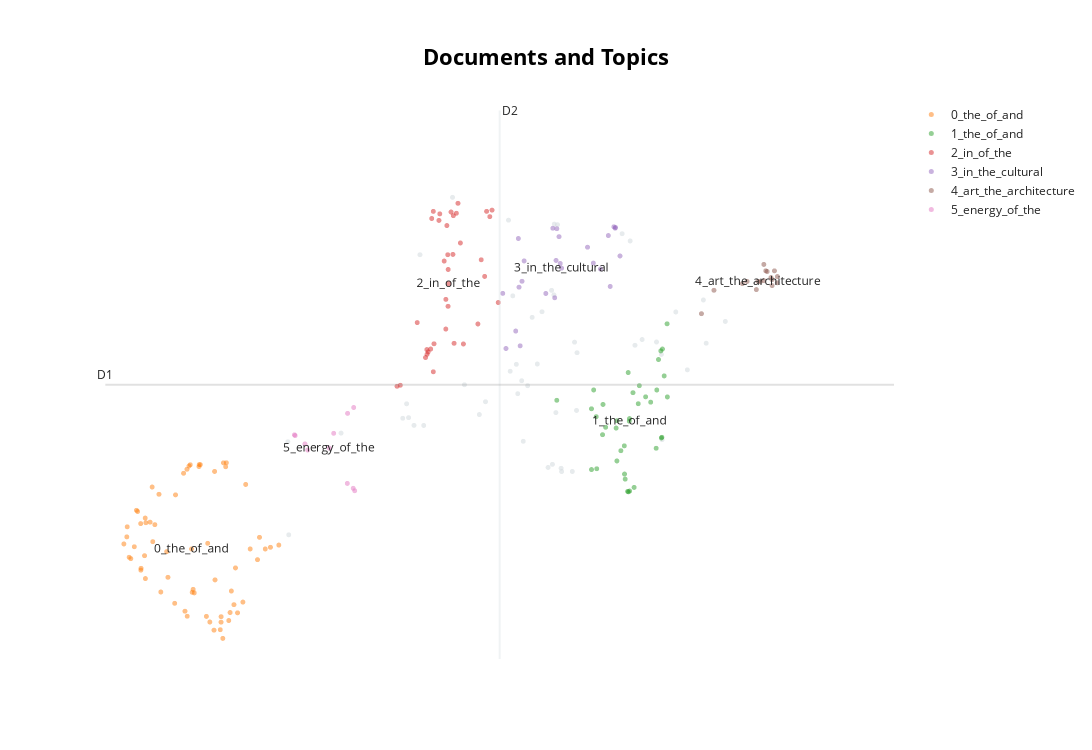

The cell this chart's notebook holds for it:
### Code cell
model.visualize_documents(questions)

### Figure 1 — Plotly figure (JSON) as saved in the notebook; plotly's stock layout.template omitted (floating-point values rounded to 4 significant figures)
{"data": [{"hoverinfo": "text", "hovertext": ["Describing the distribution of rubber producing countries, indicate the major environmental issues faced by them.", "What makes the Indian society unique in sustaining its culture? Discuss.", "To what extent globalization has influenced the core of cultural diversity in India? Explain.", "What is the basis of regionalism? Is it that unequal distribution of benefits of development on regional basis eventually promotes regionalism? Substantiate your answer.", "The ancient civilization in Indian sub continent differed from those of Egypt , Mesopotamia and Greece in that its culture and traditions have been preserved without breakdown to the present day. Comment", "Sufis and medieval saints failed to modify either the religious ideas and practices or the outward structure of Hindu/ Muslim societies to any appreciable extent. Comment.", "Customs and traditions suppress reason leading to obscurantism. Do you agree?", "Discuss whether formation of new states in recent times is beneficial or not for the economy of India.", "Analyze the factors for the highly decentralized cotton textile industry in India.", "Examine the role of ‘Gig Economy’ in the process of empowerment of women in India.", "Growing feeling of regionalism is an important factor in generation of demand for a separate state. Discuss.", "Highlight the differences in the approach of Subhash Chandra Bose and Mahatma Gandhi in the struggle for freedom.", "Evaluate the nature of the Bhakti Literature and its contribution to Indian culture.", "What problems are germane to the decolonization process in the Malay Peninsula?", "To what extent did the role of the moderates prepare a base for the wider freedom movement? Comment.", "“Caste system is assuming new identities and associational forms. Hence, caste system cannot be eradicated in India.”", "How does India see its place in the economic space of rising natural resources rich Africa?", "To what extent has the urban planning and culture of the Indus Valley Civilization provided inputs to the present day urbanization?\nDiscuss.", "Examine how the decline of traditional artisanal industry in colonial India crippled the rural economy.", "Do you agree that there is a growing trend of opening new sugar mills in southern states of India? Discuss with justification.", "Whereas the British planters had developed tea gardens all along the Shivaliks and Lesser Himalayas from Assam to Himachal Pradesh, in effect they did not succeed beyond the Darjeeling area. Explain.", "‘Communalism arises either due to power struggle or relative deprivation.’ Argue by giving suitable illustrations.", "Krishnadeva Raya, the King of Vijayanagar, was not only an accomplished scholar himself but was also a great patron of learning and literature. Discuss.", "Debate the issue whether and how contemporary movements for assertion of Dalit identity work towards annihilation of caste.", "Defining blue revolution, explain the problems and strategies for pisciculture development in India.", "“In many ways, Lord Dalhousie was the founder of modern India.” Elaborate.", "Assess the main administrative issues and socio-cultural problems in the integration process of Indian Princely States.", "Why was there a sudden spurt in famines in colonial India since the mid-eighteenth century? Give reasons.", "What are the two major legal initiatives by the State since Independence addressing discrimination against Scheduled Tribes(STs)?", "What were the major technological changes introduced during the Sultanate period? How did those technological changes influence the Indian society?", "Has the formation of linguistic States strengthened the cause of Indian Unity?", "Mention the advantages of the cultivation of pulses because of which the year 2016 was declared as the International Year of Pulses by United Nations.", "Why did the Green Revolution in India virtually by-pass the eastern region despite fertile soil and good availability of water?", "Discuss the factors for localisation of agro-based food processing industries of North-West India.", "From being net food importer in 1960s, India has emerged as a net food exporter to the world. Provide reasons.", "Examine the uniqueness of tribal knowledge system when compared with mainstream knowledge and cultural systems.", "Bring out the constructive programmes of Mahatma Gandhi during Non-Cooperation Movement and Civil Disobedience Movement.", "“Africa was chopped into states artificially created by accidents of European competition.” Analyze.", "Why are the tribals in India referred to as 'the Scheduled Tribes? Indicate the major provisions in the Constitution of India for their upliftment.", "The women’s questions arose in modern India as a part of the 19th century social reform movement. What are the major issues and debates concerning women in that period?", "Explain the role of geographical factors towards the development of Ancient India.", "Defying the barriers of age, gender and religion, the Indian women became the torchbearer during the struggle for freedom in India. Discuss.", "‘Latecomer’ Industrial Revolution in Japan involved certain factors that were markedly different from what West had experienced.” Analyze.", "Taxila university was one of the oldest universities of the world with which were associated a number of renowned learned personalities of different disciplines. Its strategic location caused its fame to flourish, but unlike Nalanda, it is not considered as a university in the modern sense. Discuss.", "Discuss the role of women in the freedom struggle especially during the Gandhian phase.", "The Bhakti movement received a remarkable re-orientation with the advent of Sri Chaitanya Mahaprabhu. Discuss.", "Why did the industrial revolution first occur in England? Discuss the quality of life of the people there during the industrialization. How does it compare with that in India at present times?", "Why is India considered as a sub-continent? Elaborate your answer.", null], "marker": {"color": "#CFD8DC", "opacity": 0.5, "size": 5}, "mode": "markers+text", "name": "other", "showlegend": false, "type": "scattergl", "x": [4.497, 8.619, 8.012, 7.972, 8.469, 9.847, 9.721, 8.09, 6.353, 6.562, 8.151, 10.26, 10.99, 9.009, 10.35, 8.711, 5.329, 7.257, 8.632, 6.292, 8.943, 7.945, 11.03, 8.661, 4.511, 10.74, 8.245, 8.768, 9.017, 8.176, 8.068, 6.468, 7.49, 6.384, 6.62, 8.655, 10.34, 8.686, 8.978, 7.07, 7.586, 9.922, 8.564, 11.33, 10.03, 10.56, 8.776, 8.315, 8.396], "y": [3.57, 5.185, 5.126, 4.321, 4.956, 5.712, 5.789, 4.082, 3.974, 5.565, 4.221, 4.634, 5.082, 3.903, 3.592, 5.885, 3.662, 4.177, 3.328, 3.82, 3.252, 5.933, 4.621, 5.891, 2.576, 4.336, 4.167, 3.287, 4.519, 3.574, 4.395, 3.744, 3.859, 3.826, 3.743, 5.136, 4.501, 3.88, 4.632, 6.177, 3.996, 4.599, 3.295, 4.853, 4.66, 4.954, 3.251, 4.897, 4.399]}, {"hoverinfo": "text", "hovertext": ["Account for variations in oceanic salinity and discuss its multi-dimensional effects.", "India is well endowed with fresh water resources. Critically examine why it still suffers from water scarcity.", "Tropical cyclones are largely confined to South China Sea, Bay of Bengal and Gulf of Mexico. Why?", "Bring out the relationship between the shrinking Himalayan glaciers and the symptoms of climate change in the Indian sub-continent.", "Bring out the causes for the formation of heat islands in the urban habitat of the world.", "Why is India taking keen interest in the Arctic region?", "What are the forces that influence ocean currents? Describe their role in fishing industry of the world.", "What are the economic significances of discovery of oil in Arctic Sea and its possible environemental consequences?", "Differentiate the causes of landslides in the Himalayan region and Western Ghats.", "How do the melting of the Arctic ice and glaciers of the Antarctic differently affect the weather patterns and human activities on the Earth? Explain.", "Major hot deserts in northern hemisphere are located between 20-30 deg N latitudes and on the western sides of the continents. Why?", "what are the environmental implications of the reclamation of the water bodies into urban land use? Explain with examples.", "Major cities of India are becoming more vulnerable to flood conditions. Discuss.", "Explain the formation of thousands of islands in Indonesian and Philipines archipelagos.", "There is no formation of deltas by rivers on the Western Ghats. Why?", "\"The Himalayas are highly prone to landslides.\" Discuss the causes and suggest suitable measures of mitigation.", "Discuss the concept of air mass and explain its role in macro-climatic changes.", "Discuss the natural resource potentials of ‘Deccan trap’.", "In what way micro-watershed development projects help in water conservation in\ndrought-prone and semi-arid regions of India?", "Why is the South-West monsoon called ‘Purvaiya’ (easterly) in Bhojpur Region? How has this directional seasonal wind system influenced the cultural ethos of the region?", "Discuss the consequences of climate change on the food security in tropical countries.", "Assess the impact of global warming on the coral life system with examples.", "How will the melting of Himalayan glaciers have a far- reaching impact on the water resources of India?", "Mention the global occurrence of volcanic eruptions in 2021 and their impact on regional environment.", "How does the cryosphere affect global climate?", "Examine the status of forest resources of India and its resultant impact on climate change.", "How are the fjords formed? Why do they constitute some of the most picturesque areas of the world?", "Critically evaluate the various resources of the oceans which can be harnessed to meet the resource crisis in the world.", "The interlinking of rivers can provide viable solutions to the multi-dimensional inter-related problems of droughts, floods and interrupted navigation. Critically examine.", "Identify and discuss the factors responsible for diversity of natural vegetation in India. Assess the significance of wildlife sanctuaries in rain forests regions of India.", "In what way can floods be converted into a sustainable source of irrigation and all-weather inland navigation in India?", "Explain the factors responsible for the origin of ocean currents. How do they influence regional climates, fishing and navigation?", "Discuss the meaning of colour-coded weather warnings for cyclone prone areas given by India Meteorological department.", "Why are the world’s fold mountain systems located along the margins of continents? Bring out the association between the global distribution of fold mountains and the earthquakes and volcanoes.", "Most of the unusual climatic happenings are explained as an outcome of the El-Nino effect. Do you agree?", "South China Sea has assumed great geopolitical significance in the present context. Comment.", "What do you understand by the theory of continental drift? Discuss the prominent evidences in its support.", "Describe the characteristics and types of primary rocks.", "Bring out the causes for more frequent occurrence of landslides in the Himalayas than in the Western Ghats.", "Present an account of the Indus Water Treaty and examine its ecological, economic and political implications in the context of changing bilateral relations.", "Mention the significance of straits and isthmus in international trade.", "Why is the world today confronted with a crisis of availability of and access to freshwater resources?", "What characteristics can be assigned to monsoon climate that succeeds in feeding more than 50 percent of the world population residing in Monsoon Asia?", "What do you understand by the phenomenon of ‘temperature inversion’ in meteorology? How does it affect weather and the habitants of the place?", "How far do you agree that the behaviour of the Indian monsoon has been changing due to humanizing landscape? Discuss.", "“The ideal solution of depleting ground water resources in India is water harvesting system.” How can it be made effective in urban areas?", "The effective management of land and water resources will drastically reduce the human miseries. Explain.", "Enumerate the problems and prospects of inland water transport in India.", "Briefly mention the alignment of major mountain ranges of the world and explain their impact on local weather conditions, with examples.", "Define mantle plume and explain its role in plate tectonics.", "What are the consequences of spreading of ‘Dead Zones’ on marine ecosystem?", "How do ocean currents and water masses differ in their impacts on marine life and coastal environment? Give suitable examples.", "Discuss the geophysical characteristics of Circum- Pacific Zone.", "How does the Juno Mission of NASA help to understand the origin and evolution of the Earth?", "The states of Jammu and Kashmir, Himachal Pradesh and Uttarakhand are reaching the limits of ecological carrying capacity due to tourism. Critically evaluate.", "Why is Indian Regional Navigational Satellite System (IRNSS) needed? How does it help in navigation?", "What is water stress? How and why does it differ regionally in India?", "Discuss the causes of depletion of mangroves and explain their importance in maintaining coastal ecology.", "How can the mountain ecosystem be restored from the negative impact of development initiatives and tourism?", "The recent cyclone on the east coast of India was called ‘Phailin’. How are the tropical cyclones named across the world? Elaborate.", "The process of desertification does not have climate boundaries. Justify with examples.", "Account for the huge flooding of million cities in India including the smart ones like Hyderabad and Pune. Suggest lasting remedial measures.", "Troposphere is a very significant atmospheric layer that determines weather processes.\nHow?", "Comment on the resource potentials of the long coastline of India and highlight the status of natural hazard preparedness in these areas.", null], "marker": {"opacity": 0.5, "size": 5}, "mode": "markers+text", "name": "0_the_of_and", "text": ["", "", "", "", "", "", "", "", "", "", "", "", "", "", "", "", "", "", "", "", "", "", "", "", "", "", "", "", "", "", "", "", "", "", "", "", "", "", "", "", "", "", "", "", "", "", "", "", "", "", "", "", "", "", "", "", "", "", "", "", "", "", "", "", "0_the_of_and"], "textfont": {"size": 12}, "type": "scattergl", "x": [2.972, 3.594, 2.728, 2.603, 2.148, 3.838, 2.953, 3.525, 2.27, 2.418, 2.258, 3.711, 3.224, 2.376, 2.511, 2.2, 2.344, 4.355, 3.453, 3.034, 3.244, 3.108, 3.358, 1.98, 2.267, 4.054, 2.741, 3.352, 3.441, 4.225, 3.342, 2.867, 2.924, 2.016, 2.623, 3.536, 2.482, 2.043, 2.203, 3.678, 3.49, 3.614, 3.016, 2.197, 3.002, 3.573, 3.794, 3.654, 2.097, 1.986, 3.128, 2.92, 1.934, 2.131, 4.144, 3.48, 3.454, 3.111, 3.908, 2.889, 2.386, 3.277, 2.278, 4.023, 2.992], "y": [3.324, 1.748, 1.846, 2.397, 2.825, 3.114, 3.311, 3.303, 2.11, 2.685, 2.354, 1.744, 1.706, 3.086, 1.966, 2.199, 2.712, 2.467, 1.645, 1.957, 2.486, 3.305, 2.096, 2.555, 2.755, 2.55, 3.003, 3.253, 1.564, 2.444, 1.559, 3.233, 1.708, 2.337, 2.123, 3.345, 3.009, 2.322, 2.219, 2.223, 3.344, 1.977, 1.995, 2.696, 1.963, 1.662, 1.859, 1.831, 2.449, 2.662, 3.325, 3.276, 2.479, 2.838, 2.426, 1.472, 1.703, 3.326, 2.426, 1.762, 2.503, 1.646, 2.705, 2.311, 2.425]}, {"hoverinfo": "text", "hovertext": ["The New Economic Policy – 1921 of Lenin had influenced the policies adopted by India soon after independence. Evaluate.", "It would have been difficult for the Constituent Assembly to complete its historic task of drafting the Constitution for Independent India in just three years, but its experience gained with the Government of India Act, 1935\n.Discuss.", "Why indentured labour was taken by the British from India to their colonies? have they been able to preserve their cultural identity over there?", "Examine the linkages between the nineteenth century’s ‘Indian Renaissance’ and the emergence of national identity.", "Mahatma Gandhi and Dr. B R Ambedkar, despite having divergent approaches and strategies, had a common goal of amelioration of the downtrodden. Elucidate.", "Why did the ‘Moderates’ failed to carry conviction with the nation about their proclaimed ideology and political goals by the end of the nineteenth century?", "How difficult would have been the achievement of Indian independence without Mahatma Gandhi? Discuss.", "Critically discuss the objectives of Bhoodan and Gramdan movements initiated by AcharyaVinobhaBhave and their success.", "Highlight the importance of the new objectives that got added to the vision of Indian Independence since the twenties of the last century.", "Since the decade of the 1920s, the national movement acquired various ideological strands and thereby expanded its social base. Discuss.", "Throw light on the significance of the thoughts of Mahatma Gandhi in the present times.", "How did the colonial rule affect the tribals in India and what was the tribal response to the colonial oppression?", "Analyze the circumstances that led to the Tashkent Agreement in 1966. Discuss the highlights of the Agreement.", "Clarify how mid-eighteenth century India was beset with the spectre of a fragmented polity.", "What policy instruments were deployed to contain the Great Economic Depression?", "Though not very useful from the point of view of a connected political history of South India, the Sangam literature portrays the social and economic conditions of its time with remarkable vividness. Comment.", "” There arose a serious challenge to the Democratic State System between the two World Wars.” Evaluate the statement.", "Assess the role of British imperial power in complicating the process of transfer of power during the 1940s.", "The 1857 uprising was the culmination of the recurrent, big and small local rebellions that had occurred in the preceding hundred years of British rule. Elucidate.", "What were the major political, economic and social developments in the world which motivated the anti-colonial in India?", "“American Revolution was an economic revolt against mercantilism.” Substantiate.", "Several foreigners made India their homeland and participated in various movements.\nAnalyze their role in the Indian struggle for freedom.", "Critically examine the compulsions which prompted India to play a decisive role in the emergence of Bangladesh.", "Explain how the Uprising of 1857 constitutes an important watershed in the evolution of British policies towards colonial India.", "What were the events that led to the Suez Crisis in 1956? How did it deal a final blow to Britain’s self-image as a world power?", "The political and administrative reorganization of states and territories has been a continuous ongoing process since the mid-nineteenth century. Discuss with examples.", "Explain how the foundations of the modern world were laid by the American and French Revolutions.", "Examine critically the various facets of economic policies of the British in India from mid-eighteenth century till independence.", "The anti-colonial struggles in West Africa were led by the new elite of Western-educated Africans.", "Evaluate the policies of Lord Curzon and their long term implications on the national movements.", "Why did the armies of the British East India Company – mostly comprising of Indian soldiers – win consistently against the more numerous and better equipped armies of the Indian rulers? Give reasons.", "Discuss the contributions of MaulanaAbulKalam Azad to pre- and post-independent India.", "In what ways did the navel mutiny prove to be the last nail in the coffin of British colonial aspirations in India?", "To what extend can Germany be held responsible for causing the two World Wars? Discuss critically.", "The third battle of Panipat was fought in 1761. Why were so many empire-shaking battles fought at Panipat?", "Many voices had strengthened and enriched the nationalist movement during the Gandhian phase. Elaborate.", "What was the difference between Mahatma Gandhi and Rabindranath Tagore in their approach towards education and nationalism?", null], "marker": {"opacity": 0.5, "size": 5}, "mode": "markers+text", "name": "1_the_of_and", "text": ["", "", "", "", "", "", "", "", "", "", "", "", "", "", "", "", "", "", "", "", "", "", "", "", "", "", "", "", "", "", "", "", "", "", "", "", "", "1_the_of_and"], "textfont": {"size": 12}, "type": "scattergl", "x": [9.641, 10.17, 9.422, 9.973, 10.33, 10.34, 10.38, 10.42, 10.09, 10.34, 10.35, 9.276, 9.807, 9.836, 9.415, 9.891, 9.909, 9.82, 9.755, 9.317, 9.64, 9.99, 9.816, 9.701, 9.769, 8.7, 9.759, 9.628, 9.242, 10.25, 9.325, 10.26, 9.463, 9.839, 9.243, 10.43, 10.29, 9.833], "y": [3.794, 3.992, 3.967, 3.975, 4.539, 3.61, 4.272, 4.828, 4.049, 3.617, 4.558, 4.122, 3.039, 3.816, 3.645, 4.093, 3.082, 3.035, 3.526, 3.837, 3.365, 4.167, 4.308, 3.474, 3.171, 4.012, 3.225, 3.715, 3.921, 3.5, 3.281, 4.121, 3.724, 3.043, 3.273, 4.047, 4.446, 3.789]}, {"hoverinfo": "text", "hovertext": ["COVID-19 pandemic accelerated class inequalities and poverty in India. Comment.", "Bring out the socio-economic effects of the introduction of railways in different countries of the world", "Does urbanization lead to more segregation and/or marginalization of the poor in Indian metropolises?", "“Male membership needs to be encouraged in order to make women’s organization free from gender bias.” Comment.", "How do you explain the statistics that show that the sex ratio in Tribes in India is more favourable to women than the sex ratio among Scheduled Castes?", "Discuss the various social problems which originated out of the speedy process of urbanization in India.", "Why did human development fail to keep pace with economic development in India?", "“The growth of cities as I.T. hubs has opened up new avenues of employment, but has also created new problems”. Substantiate this statement with examples", "How is efficient and affordable urban mass transport key to the rapid economic development in India?", "\"An essential condition to eradicate poverty is to liberate the poor from the process of deprivation.\" Substantiate this statement with suitable examples.", "What is Cryptocurrency? How does it affect global society? Has it been affecting Indian society also?", "Smart cities in India cannot sustain without smart vilages. Discuss this statement in the backdrop of rural urban integration.", "What is the significance of Industrial Corridors in India? Identifying industrial corridors, explain their main characteristics.", "Why do some of the most prosperous regions of India have an adverse sex ratio for women? Give your arguments.", "Critically examine whether growing population is the cause of poverty OR poverty is the mains cause of population increase in India.", "Discuss the various economic and\nsocio-cultural forces that are driving increasing feminization of agriculture in India.", "Explain why suicide among young women is increasing in Indian Society.", "How does patriarchy impact the position of a middle class working woman in India?", "Discuss the changes in the trends of labour migration within and outside India in the last four decades.", "“Empowering women is the key to control population growth.” Discuss.", "Discuss the main objectives of Population Education and point out the measures to achieve them in India in detail.", "Mumbai, Delhi and Kolkata are the three Mega cities of the country but the air pollution is much more serious probelm in Delhi as compared to the other two. Why is this so?", "‘Women’s movement in India has not addressed the issues of women of lower social strata.’ Substantiate your view.", "What are the main socio-economic implications arising out of the development of IT industries in major cities of India?", "Child cuddling is now being replaced by mobile phones. Discuss its impact on the socialization of children.", "What are the continued challenges for women in India against time and space?", "How is the growth of Tier 2 cities related to the rise of a new middle class with an emphasis on the culture of consumption?", "Can the strategy of regional resource-based manufacturing help in promoting employment in India?", "Explore and evaluate the impact of ‘Work From Home’ on family relationships.", "With a brief background of quality of urban life in India, introduce the objectives and strategy of the 'Smart City Programme'.", "Mention core strategies for the transformation of aspirational districts in India and explain the nature of convergence, collaboration and competition for its success.", "Discuss the positive and negative effects of globalization on women in India?", "How have digital initiatives in India contributed to the functioning of the education system in the country? Elaborate your answer.", "Elucidate the relationship between globalization and new technology in a world of scarce resources, with special reference to India.", "The life cycle of a joint family depends on economic factors rather than social values. Discuss.", "‘Despite implementation of various programmes for eradication of poverty by the government in India, poverty is still existing’. Explain by giving reasons.", null], "marker": {"opacity": 0.5, "size": 5}, "mode": "markers+text", "name": "2_in_of_the", "text": ["", "", "", "", "", "", "", "", "", "", "", "", "", "", "", "", "", "", "", "", "", "", "", "", "", "", "", "", "", "", "", "", "", "", "", "", "2_in_of_the"], "textfont": {"size": 12}, "type": "scattergl", "x": [7.002, 6.77, 6.966, 7.083, 6.858, 7.095, 7.241, 6.689, 6.649, 7.194, 7.573, 6.729, 6.204, 6.745, 6.996, 6.77, 6.871, 7.047, 7.785, 6.982, 6.94, 6.519, 7.13, 6.669, 7.653, 7.155, 6.781, 6.254, 7.603, 6.673, 7.001, 7.519, 6.967, 7.467, 7.688, 7.077, 7.01], "y": [5.407, 4.316, 4.771, 5.981, 5.931, 4.619, 4.612, 4.527, 4.468, 5.69, 5.333, 4.559, 4.161, 5.951, 5.565, 6.027, 6.0, 6.02, 5.055, 5.876, 5.497, 4.84, 6.007, 4.553, 5.971, 6.113, 4.614, 4.172, 6.027, 4.503, 5.014, 5.511, 5.088, 4.826, 6.04, 5.568, 5.256]}, {"hoverinfo": "text", "hovertext": ["Has caste lost its relevance in understanding the multi- cultural Indian Society? Elaborate your answer with illustrations.", "What are the main features of Vedic society and religion? Do you think some of the features are still prevailing in Indian society?", "How do the Indian debates on secularism differ from the debates in the West?", "Do you think marriage as a sacrament in loosing its value in Modern India?", "How does Indian society maintain continuity in traditional social values? Enumerate the changes taking place in it.", "Is diversity and pluralism in India under threat due to globalisation? Justify your answer.", "Are tolerance, assimilation and pluralism the key elements in the making of an Indian form of secularism? Justify your answer.", "Why is caste identity in India both fluid and static?", "Given the diversities among the tribal communities in India, in which specific contexts should they be considered as a single category?", "Critically examine the effect of globalization on the aged population in India.", "Describe any four cultural elements of diversity in India and rate their relative significance in building a national identity.", "Distinguish between religiousness/religiosity and communalism giving one example of how the former has got transformed into the latter in independent India.", "The spirit of tolerance and love is not only an interesting feature of Indian society from very early times, but it is also playing an important part at the present. Elaborate.", "Write a critical note on the evolution and significance of the slogan, ‘Jai Jawan, Jai Kisan’.", "Do you agree that regionalism in India appears to be a consequence of rising cultural assertiveness? Argue.", "What are the challenges to our cultural practices in the name of secularism?", "Globalisation is generally said to promote cultural homogenisation but due to this cultural specificities appear to be strengthened in the Indian society.’ Elucidate.", "Are we losing our local identity for the global identity? Discuss.", "Discuss the impact of post-liberal economy on ethnic identity and communalism.", "Analyze the salience of ‘sect’ in Indian society vis-a-vis caste, region and religion.", "How the Indian concept of secularism different from the western model of secularism?\nDiscuss.", "In the context of the diversity of India, can it be said that the regions form cultural units rather than the States? Give reasons with examples for your view point.", "Do we have cultural pockets of small India all over the nation? Elaborate with examples.", "Trace the rise and growth of socio-religious reform movements with special reference to Young Bengal and Brahmo Samaj.", null], "marker": {"opacity": 0.5, "size": 5}, "mode": "markers+text", "name": "3_in_the_cultural", "text": ["", "", "", "", "", "", "", "", "", "", "", "", "", "", "", "", "", "", "", "", "", "", "", "", "3_in_the_cultural"], "textfont": {"size": 12}, "type": "scattergl", "x": [8.638, 8.754, 9.612, 8.735, 8.689, 8.156, 9.506, 8.701, 8.668, 7.856, 8.529, 9.271, 9.383, 9.534, 7.906, 9.617, 8.11, 8.19, 8.1, 9.181, 9.593, 8.128, 8.058, 9.688, 8.775], "y": [5.847, 5.471, 5.848, 5.757, 5.504, 5.281, 5.769, 5.842, 5.105, 5.152, 5.151, 5.475, 5.412, 5.226, 4.564, 5.856, 5.218, 5.499, 5.737, 5.645, 5.863, 4.593, 4.75, 5.551, 5.422]}, {"hoverinfo": "text", "hovertext": ["Highlight the Central Asian and Greco Bactrian elements in the Gandhara art.", "Chola architecture represents a high watermark in the evolution of temple architecture. Discuss", "Discuss the significance of the lion and bull figures in Indian mythology, art and architecture.", "Safeguarding the Indian art heritage is the need of the moment.", "How do you justify the view that the level of excellence of the Gupta numismatic art is not at all noticeable in later times?", "Discuss the main contributions of Gupta period and Chola period to Indian heritage and culture\n.", "The rock-cut architecture represents one of the most important sources of our knowledge of early Indian art and history. Discuss.", "Assess the importance of the accounts of the Chinese and Arab travellers in the reconstruction of the history of India.", "Mesolithic rock cut architecture of India not only reflects the cultural life of the times but also a fine aesthetic sense comparable to modern painting. Critically evaluate this comment.", "Persian literary sources of medieval India reflect the spirit of the age. Comment.", "Pala period is the most significant phase in the history of Buddhism in India. Enumerate.", "How will you explain the medieval Indian temple sculptures represent the social life of those days?", "Gandhara sculpture owed as much to the Romans as to the Greeks. Explain.", "Discuss the ‘Tandava’ dance as recorded in early Indian inscriptions.", "Indian Philosophy and tradition played a significant role in conceiving and shaping the monuments and their art in India. Discuss.", "Early Buddhist Stupa-art, while depicting folk motifs and narratives successfully expounds Buddhist ideals. Elucidate.", null], "marker": {"opacity": 0.5, "size": 5}, "mode": "markers+text", "name": "4_art_the_architecture", "text": ["", "", "", "", "", "", "", "", "", "", "", "", "", "", "", "", "4_art_the_architecture"], "textfont": {"size": 12}, "type": "scattergl", "x": [12.15, 11.93, 11.88, 11.99, 11.97, 11.6, 11.94, 10.96, 12.1, 11.16, 11.67, 12.05, 12.15, 12.06, 11.82, 12.06, 11.84], "y": [5.332, 5.289, 5.276, 5.385, 5.393, 5.257, 5.461, 4.936, 5.392, 5.185, 5.279, 5.321, 5.265, 5.298, 5.193, 5.235, 5.281]}, {"hoverinfo": "text", "hovertext": ["Despite India being one of the countries of the Gondwanaland, its mining industry contributes much less to its Gross Domestic Product(GDP) in percentage. Discuss.", "Examine the potential of wind energy in India and explain the reasons for their limited spatial spread.", "India has immense potential of solar energy though there are regional variations in its developments. Elaborate.", "With growing scarcity of fossil fuels, the atomic energy is gaining more and more significance in India. Discuss the availability of raw material required for the generation of atomic energy in India and in the world.", "Discuss the multi-dimensional implications of uneven distribution of mineral oil in the world.", "“Inspite of adverse environmental impact, coal mining is still inevitable for development”.\nDiscuss", "Account for the change in the spatial pattern of the Iron and Steel industry in the world.", "Petroleum refineries are not necessarily located nearer to crude oil producing areas, particularly in many of the developing countries. Explain its implications.", "It is said that India has substantial reserves of shale oil and gas, which can feed the needs of the country for quarter century. However, tapping of the resource does not appear to be high on the agenda. Discuss critically the availability and issues involved.", "Account for the present location of iron and steel industries away from the source of raw material, by giving examples.", null], "marker": {"opacity": 0.5, "size": 5}, "mode": "markers+text", "name": "5_energy_of_the", "text": ["", "", "", "", "", "", "", "", "", "", "5_energy_of_the"], "textfont": {"size": 12}, "type": "scattergl", "x": [5.213, 5.518, 5.542, 5.426, 4.61, 4.764, 5.526, 4.6, 4.806, 5.43, 5.144], "y": [3.659, 3.073, 3.047, 3.125, 3.635, 3.546, 3.935, 3.643, 3.481, 3.872, 3.502]}], "layout": {"annotations": [{"showarrow": false, "text": "D1", "x": 1.644, "y": 4.177, "yshift": 10}, {"showarrow": false, "text": "D2", "x": 7.807, "xshift": 10, "y": 7.103}], "height": 750, "shapes": [{"line": {"color": "#CFD8DC", "width": 2}, "type": "line", "x0": 7.807, "x1": 7.807, "y0": 1.251, "y1": 7.103}, {"line": {"color": "#9E9E9E", "width": 2}, "type": "line", "x0": 1.644, "x1": 13.97, "y0": 4.177, "y1": 4.177}], "title": {"font": {"color": "Black", "size": 22}, "text": "<b>Documents and Topics</b>", "x": 0.5, "xanchor": "center", "yanchor": "top"}, "width": 1200, "xaxis": {"visible": false}, "yaxis": {"visible": false}}}
